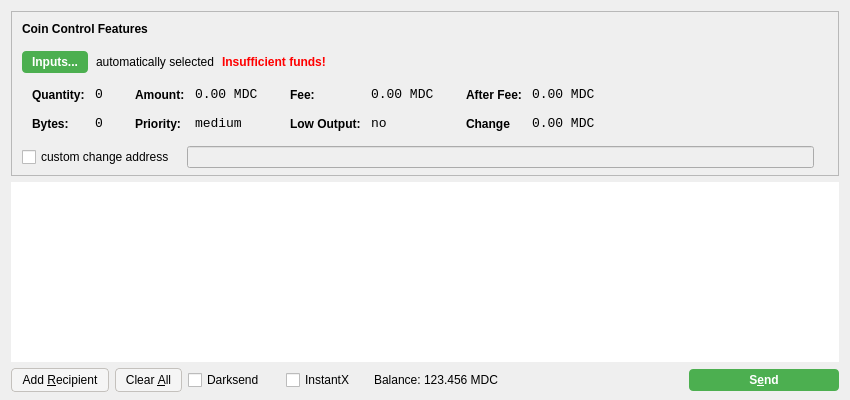
<?xml version="1.0" encoding="UTF-8"?>
<ui version="4.0">
 <class>SendCoinsDialog</class>
 <widget class="QDialog" name="SendCoinsDialog">
  <property name="geometry">
   <rect>
    <x>0</x>
    <y>0</y>
    <width>850</width>
    <height>400</height>
   </rect>
  </property>
  <property name="windowTitle">
   <string>Send Coins</string>
  </property>
  <layout class="QVBoxLayout" name="verticalLayout" stretch="0,1,0">
   <property name="bottomMargin">
    <number>8</number>
   </property>
   <item>
    <widget class="QFrame" name="frameCoinControl">
     <property name="sizePolicy">
      <sizepolicy hsizetype="Expanding" vsizetype="Expanding">
       <horstretch>0</horstretch>
       <verstretch>0</verstretch>
      </sizepolicy>
     </property>
     <property name="maximumSize">
      <size>
       <width>16777215</width>
       <height>16777215</height>
      </size>
     </property>
     <property name="frameShape">
      <enum>QFrame::StyledPanel</enum>
     </property>
     <property name="frameShadow">
      <enum>QFrame::Sunken</enum>
     </property>
     <layout class="QVBoxLayout" name="verticalLayoutCoinControl2">
      <property name="spacing">
       <number>6</number>
      </property>
      <property name="leftMargin">
       <number>0</number>
      </property>
      <property name="topMargin">
       <number>0</number>
      </property>
      <property name="rightMargin">
       <number>0</number>
      </property>
      <property name="bottomMargin">
       <number>6</number>
      </property>
      <item>
       <layout class="QVBoxLayout" name="verticalLayoutCoinControl" stretch="0,0,0,0,1">
        <property name="spacing">
         <number>0</number>
        </property>
        <property name="leftMargin">
         <number>10</number>
        </property>
        <property name="topMargin">
         <number>10</number>
        </property>
        <item>
         <layout class="QHBoxLayout" name="horizontalLayoutCoinControl1">
          <property name="bottomMargin">
           <number>15</number>
          </property>
          <item>
           <widget class="QLabel" name="labelCoinControlFeatures">
            <property name="sizePolicy">
             <sizepolicy hsizetype="Preferred" vsizetype="Maximum">
              <horstretch>0</horstretch>
              <verstretch>0</verstretch>
             </sizepolicy>
            </property>
            <property name="font">
             <font>
              <weight>75</weight>
              <bold>true</bold>
             </font>
            </property>
            <property name="styleSheet">
             <string notr="true">font-weight:bold;</string>
            </property>
            <property name="text">
             <string>Coin Control Features</string>
            </property>
           </widget>
          </item>
         </layout>
        </item>
        <item>
         <layout class="QHBoxLayout" name="horizontalLayoutCoinControl2" stretch="0,0,0,0">
          <property name="spacing">
           <number>8</number>
          </property>
          <property name="bottomMargin">
           <number>10</number>
          </property>
          <item>
           <widget class="QPushButton" name="pushButtonCoinControl">
            <property name="styleSheet">
             <string notr="true">background-color: rgb(76, 175, 80);
color: rgb(255, 255, 255);
border-radius: 4px;
border-color:  rgb(76, 175, 80);
font-weight: 600;
padding: 4px;
padding-left: 10px;
padding-right: 10px;</string>
            </property>
            <property name="text">
             <string>Inputs...</string>
            </property>
           </widget>
          </item>
          <item>
           <widget class="QLabel" name="labelCoinControlAutomaticallySelected">
            <property name="text">
             <string>automatically selected</string>
            </property>
            <property name="margin">
             <number>5</number>
            </property>
           </widget>
          </item>
          <item>
           <widget class="QLabel" name="labelCoinControlInsuffFunds">
            <property name="font">
             <font>
              <weight>75</weight>
              <bold>true</bold>
             </font>
            </property>
            <property name="styleSheet">
             <string notr="true">color:red;font-weight:bold;</string>
            </property>
            <property name="text">
             <string>Insufficient funds!</string>
            </property>
            <property name="margin">
             <number>5</number>
            </property>
           </widget>
          </item>
          <item>
           <spacer name="horizontalSpacerCoinControl">
            <property name="orientation">
             <enum>Qt::Horizontal</enum>
            </property>
            <property name="sizeHint" stdset="0">
             <size>
              <width>40</width>
              <height>1</height>
             </size>
            </property>
           </spacer>
          </item>
         </layout>
        </item>
        <item>
         <widget class="QWidget" name="widgetCoinControl" native="true">
          <property name="sizePolicy">
           <sizepolicy hsizetype="Preferred" vsizetype="Preferred">
            <horstretch>0</horstretch>
            <verstretch>0</verstretch>
           </sizepolicy>
          </property>
          <property name="minimumSize">
           <size>
            <width>0</width>
            <height>0</height>
           </size>
          </property>
          <property name="styleSheet">
           <string notr="true"/>
          </property>
          <layout class="QHBoxLayout" name="horizontalLayoutCoinControl5">
           <property name="leftMargin">
            <number>0</number>
           </property>
           <property name="topMargin">
            <number>0</number>
           </property>
           <property name="rightMargin">
            <number>0</number>
           </property>
           <property name="bottomMargin">
            <number>0</number>
           </property>
           <item>
            <layout class="QHBoxLayout" name="horizontalLayoutCoinControl3" stretch="0,0,0,1">
             <property name="spacing">
              <number>20</number>
             </property>
             <property name="topMargin">
              <number>0</number>
             </property>
             <property name="bottomMargin">
              <number>10</number>
             </property>
             <item>
              <layout class="QFormLayout" name="formLayoutCoinControl1">
               <property name="horizontalSpacing">
                <number>10</number>
               </property>
               <property name="verticalSpacing">
                <number>14</number>
               </property>
               <property name="leftMargin">
                <number>10</number>
               </property>
               <property name="topMargin">
                <number>4</number>
               </property>
               <property name="rightMargin">
                <number>6</number>
               </property>
               <item row="0" column="0">
                <widget class="QLabel" name="labelCoinControlQuantityText">
                 <property name="styleSheet">
                  <string notr="true">font-weight:bold;</string>
                 </property>
                 <property name="text">
                  <string>Quantity:</string>
                 </property>
                 <property name="margin">
                  <number>0</number>
                 </property>
                </widget>
               </item>
               <item row="0" column="1">
                <widget class="QLabel" name="labelCoinControlQuantity">
                 <property name="font">
                  <font>
                   <family>Monospace</family>
                   <pointsize>10</pointsize>
                  </font>
                 </property>
                 <property name="cursor">
                  <cursorShape>IBeamCursor</cursorShape>
                 </property>
                 <property name="contextMenuPolicy">
                  <enum>Qt::ActionsContextMenu</enum>
                 </property>
                 <property name="text">
                  <string>0</string>
                 </property>
                 <property name="margin">
                  <number>0</number>
                 </property>
                 <property name="textInteractionFlags">
                  <set>Qt::LinksAccessibleByMouse|Qt::TextSelectableByKeyboard|Qt::TextSelectableByMouse</set>
                 </property>
                </widget>
               </item>
               <item row="1" column="0">
                <widget class="QLabel" name="labelCoinControlBytesText">
                 <property name="styleSheet">
                  <string notr="true">font-weight:bold;</string>
                 </property>
                 <property name="text">
                  <string>Bytes:</string>
                 </property>
                </widget>
               </item>
               <item row="1" column="1">
                <widget class="QLabel" name="labelCoinControlBytes">
                 <property name="font">
                  <font>
                   <family>Monospace</family>
                   <pointsize>10</pointsize>
                  </font>
                 </property>
                 <property name="cursor">
                  <cursorShape>IBeamCursor</cursorShape>
                 </property>
                 <property name="contextMenuPolicy">
                  <enum>Qt::ActionsContextMenu</enum>
                 </property>
                 <property name="text">
                  <string>0</string>
                 </property>
                 <property name="textInteractionFlags">
                  <set>Qt::LinksAccessibleByMouse|Qt::TextSelectableByKeyboard|Qt::TextSelectableByMouse</set>
                 </property>
                </widget>
               </item>
              </layout>
             </item>
             <item>
              <layout class="QFormLayout" name="formLayoutCoinControl2">
               <property name="horizontalSpacing">
                <number>10</number>
               </property>
               <property name="verticalSpacing">
                <number>14</number>
               </property>
               <property name="leftMargin">
                <number>6</number>
               </property>
               <property name="topMargin">
                <number>4</number>
               </property>
               <property name="rightMargin">
                <number>6</number>
               </property>
               <item row="0" column="0">
                <widget class="QLabel" name="labelCoinControlAmountText">
                 <property name="styleSheet">
                  <string notr="true">font-weight:bold;</string>
                 </property>
                 <property name="text">
                  <string>Amount:</string>
                 </property>
                 <property name="margin">
                  <number>0</number>
                 </property>
                </widget>
               </item>
               <item row="0" column="1">
                <widget class="QLabel" name="labelCoinControlAmount">
                 <property name="font">
                  <font>
                   <family>Monospace</family>
                   <pointsize>10</pointsize>
                  </font>
                 </property>
                 <property name="cursor">
                  <cursorShape>IBeamCursor</cursorShape>
                 </property>
                 <property name="contextMenuPolicy">
                  <enum>Qt::ActionsContextMenu</enum>
                 </property>
                 <property name="text">
                  <string>0.00 MDC</string>
                 </property>
                 <property name="textInteractionFlags">
                  <set>Qt::LinksAccessibleByMouse|Qt::TextSelectableByKeyboard|Qt::TextSelectableByMouse</set>
                 </property>
                </widget>
               </item>
               <item row="1" column="0">
                <widget class="QLabel" name="labelCoinControlPriorityText">
                 <property name="styleSheet">
                  <string notr="true">font-weight:bold;</string>
                 </property>
                 <property name="text">
                  <string>Priority:</string>
                 </property>
                </widget>
               </item>
               <item row="1" column="1">
                <widget class="QLabel" name="labelCoinControlPriority">
                 <property name="font">
                  <font>
                   <family>Monospace</family>
                   <pointsize>10</pointsize>
                  </font>
                 </property>
                 <property name="cursor">
                  <cursorShape>IBeamCursor</cursorShape>
                 </property>
                 <property name="contextMenuPolicy">
                  <enum>Qt::ActionsContextMenu</enum>
                 </property>
                 <property name="text">
                  <string>medium</string>
                 </property>
                 <property name="textInteractionFlags">
                  <set>Qt::LinksAccessibleByMouse|Qt::TextSelectableByKeyboard|Qt::TextSelectableByMouse</set>
                 </property>
                </widget>
               </item>
              </layout>
             </item>
             <item>
              <layout class="QFormLayout" name="formLayoutCoinControl3">
               <property name="horizontalSpacing">
                <number>10</number>
               </property>
               <property name="verticalSpacing">
                <number>14</number>
               </property>
               <property name="leftMargin">
                <number>6</number>
               </property>
               <property name="topMargin">
                <number>4</number>
               </property>
               <property name="rightMargin">
                <number>6</number>
               </property>
               <item row="0" column="0">
                <widget class="QLabel" name="labelCoinControlFeeText">
                 <property name="styleSheet">
                  <string notr="true">font-weight:bold;</string>
                 </property>
                 <property name="text">
                  <string>Fee:</string>
                 </property>
                 <property name="margin">
                  <number>0</number>
                 </property>
                </widget>
               </item>
               <item row="0" column="1">
                <widget class="QLabel" name="labelCoinControlFee">
                 <property name="font">
                  <font>
                   <family>Monospace</family>
                   <pointsize>10</pointsize>
                  </font>
                 </property>
                 <property name="cursor">
                  <cursorShape>IBeamCursor</cursorShape>
                 </property>
                 <property name="contextMenuPolicy">
                  <enum>Qt::ActionsContextMenu</enum>
                 </property>
                 <property name="text">
                  <string>0.00 MDC</string>
                 </property>
                 <property name="textInteractionFlags">
                  <set>Qt::LinksAccessibleByMouse|Qt::TextSelectableByKeyboard|Qt::TextSelectableByMouse</set>
                 </property>
                </widget>
               </item>
               <item row="1" column="0">
                <widget class="QLabel" name="labelCoinControlLowOutputText">
                 <property name="styleSheet">
                  <string notr="true">font-weight:bold;</string>
                 </property>
                 <property name="text">
                  <string>Low Output:</string>
                 </property>
                </widget>
               </item>
               <item row="1" column="1">
                <widget class="QLabel" name="labelCoinControlLowOutput">
                 <property name="font">
                  <font>
                   <family>Monospace</family>
                   <pointsize>10</pointsize>
                  </font>
                 </property>
                 <property name="cursor">
                  <cursorShape>IBeamCursor</cursorShape>
                 </property>
                 <property name="contextMenuPolicy">
                  <enum>Qt::ActionsContextMenu</enum>
                 </property>
                 <property name="text">
                  <string>no</string>
                 </property>
                 <property name="textInteractionFlags">
                  <set>Qt::LinksAccessibleByMouse|Qt::TextSelectableByKeyboard|Qt::TextSelectableByMouse</set>
                 </property>
                </widget>
               </item>
              </layout>
             </item>
             <item>
              <layout class="QFormLayout" name="formLayoutCoinControl4">
               <property name="horizontalSpacing">
                <number>10</number>
               </property>
               <property name="verticalSpacing">
                <number>14</number>
               </property>
               <property name="leftMargin">
                <number>6</number>
               </property>
               <property name="topMargin">
                <number>4</number>
               </property>
               <property name="rightMargin">
                <number>6</number>
               </property>
               <item row="0" column="0">
                <widget class="QLabel" name="labelCoinControlAfterFeeText">
                 <property name="styleSheet">
                  <string notr="true">font-weight:bold;</string>
                 </property>
                 <property name="text">
                  <string>After Fee:</string>
                 </property>
                 <property name="margin">
                  <number>0</number>
                 </property>
                </widget>
               </item>
               <item row="0" column="1">
                <widget class="QLabel" name="labelCoinControlAfterFee">
                 <property name="font">
                  <font>
                   <family>Monospace</family>
                   <pointsize>10</pointsize>
                  </font>
                 </property>
                 <property name="cursor">
                  <cursorShape>IBeamCursor</cursorShape>
                 </property>
                 <property name="contextMenuPolicy">
                  <enum>Qt::ActionsContextMenu</enum>
                 </property>
                 <property name="text">
                  <string>0.00 MDC</string>
                 </property>
                 <property name="textInteractionFlags">
                  <set>Qt::LinksAccessibleByMouse|Qt::TextSelectableByKeyboard|Qt::TextSelectableByMouse</set>
                 </property>
                </widget>
               </item>
               <item row="1" column="0">
                <widget class="QLabel" name="labelCoinControlChangeText">
                 <property name="styleSheet">
                  <string notr="true">font-weight:bold;</string>
                 </property>
                 <property name="text">
                  <string>Change</string>
                 </property>
                </widget>
               </item>
               <item row="1" column="1">
                <widget class="QLabel" name="labelCoinControlChange">
                 <property name="font">
                  <font>
                   <family>Monospace</family>
                   <pointsize>10</pointsize>
                  </font>
                 </property>
                 <property name="cursor">
                  <cursorShape>IBeamCursor</cursorShape>
                 </property>
                 <property name="contextMenuPolicy">
                  <enum>Qt::ActionsContextMenu</enum>
                 </property>
                 <property name="text">
                  <string>0.00 MDC</string>
                 </property>
                 <property name="textInteractionFlags">
                  <set>Qt::LinksAccessibleByMouse|Qt::TextSelectableByKeyboard|Qt::TextSelectableByMouse</set>
                 </property>
                </widget>
               </item>
              </layout>
             </item>
            </layout>
           </item>
          </layout>
         </widget>
        </item>
        <item>
         <layout class="QHBoxLayout" name="horizontalLayoutCoinControl4" stretch="0,0,0">
          <property name="spacing">
           <number>12</number>
          </property>
          <property name="sizeConstraint">
           <enum>QLayout::SetDefaultConstraint</enum>
          </property>
          <property name="topMargin">
           <number>5</number>
          </property>
          <property name="rightMargin">
           <number>5</number>
          </property>
          <item>
           <widget class="QCheckBox" name="checkBoxCoinControlChange">
            <property name="text">
             <string>custom change address</string>
            </property>
           </widget>
          </item>
          <item>
           <widget class="QLineEdit" name="lineEditCoinControlChange">
            <property name="enabled">
             <bool>false</bool>
            </property>
            <property name="sizePolicy">
             <sizepolicy hsizetype="Expanding" vsizetype="Fixed">
              <horstretch>0</horstretch>
              <verstretch>0</verstretch>
             </sizepolicy>
            </property>
           </widget>
          </item>
          <item>
           <widget class="QLabel" name="labelCoinControlChangeLabel">
            <property name="sizePolicy">
             <sizepolicy hsizetype="Preferred" vsizetype="Expanding">
              <horstretch>0</horstretch>
              <verstretch>0</verstretch>
             </sizepolicy>
            </property>
            <property name="minimumSize">
             <size>
              <width>0</width>
              <height>0</height>
             </size>
            </property>
            <property name="text">
             <string/>
            </property>
            <property name="margin">
             <number>3</number>
            </property>
           </widget>
          </item>
         </layout>
        </item>
        <item>
         <spacer name="verticalSpacerCoinControl">
          <property name="orientation">
           <enum>Qt::Vertical</enum>
          </property>
          <property name="sizeHint" stdset="0">
           <size>
            <width>800</width>
            <height>1</height>
           </size>
          </property>
         </spacer>
        </item>
       </layout>
      </item>
     </layout>
    </widget>
   </item>
   <item>
    <widget class="QScrollArea" name="scrollArea">
     <property name="styleSheet">
      <string notr="true">border: 0;</string>
     </property>
     <property name="widgetResizable">
      <bool>true</bool>
     </property>
     <widget class="QWidget" name="scrollAreaWidgetContents">
      <property name="geometry">
       <rect>
        <x>0</x>
        <y>0</y>
        <width>832</width>
        <height>156</height>
       </rect>
      </property>
      <property name="styleSheet">
       <string notr="true">background-color: rgb(255, 255, 255);
border: 0;</string>
      </property>
      <layout class="QVBoxLayout" name="verticalLayout_2">
       <property name="leftMargin">
        <number>0</number>
       </property>
       <property name="topMargin">
        <number>0</number>
       </property>
       <property name="rightMargin">
        <number>0</number>
       </property>
       <property name="bottomMargin">
        <number>0</number>
       </property>
       <item>
        <layout class="QVBoxLayout" name="entries">
         <property name="spacing">
          <number>6</number>
         </property>
        </layout>
       </item>
       <item>
        <spacer name="verticalSpacer">
         <property name="orientation">
          <enum>Qt::Vertical</enum>
         </property>
         <property name="sizeHint" stdset="0">
          <size>
           <width>20</width>
           <height>40</height>
          </size>
         </property>
        </spacer>
       </item>
      </layout>
     </widget>
    </widget>
   </item>
   <item>
    <layout class="QHBoxLayout" name="horizontalLayout">
     <item>
      <widget class="QPushButton" name="addButton">
       <property name="toolTip">
        <string>Send to multiple recipients at once</string>
       </property>
       <property name="styleSheet">
        <string notr="true">background-color: rgb(245, 245, 245);
border-radius: 4px;
border: 1px solid #c4c1bd;
font-weight: 400;
padding: 4px;
padding-left: 10px;
padding-right: 10px;</string>
       </property>
       <property name="text">
        <string>Add &amp;Recipient</string>
       </property>
       <property name="autoDefault">
        <bool>false</bool>
       </property>
      </widget>
     </item>
     <item>
      <widget class="QPushButton" name="clearButton">
       <property name="sizePolicy">
        <sizepolicy hsizetype="Minimum" vsizetype="Fixed">
         <horstretch>0</horstretch>
         <verstretch>0</verstretch>
        </sizepolicy>
       </property>
       <property name="toolTip">
        <string>Remove all transaction fields</string>
       </property>
       <property name="styleSheet">
        <string notr="true">background-color: rgb(245, 245, 245);
border-radius: 4px;
border: 1px solid #c4c1bd;
font-weight: 400;
padding: 4px;
padding-left: 10px;
padding-right: 10px;</string>
       </property>
       <property name="text">
        <string>Clear &amp;All</string>
       </property>
       <property name="autoRepeatDelay">
        <number>300</number>
       </property>
       <property name="autoDefault">
        <bool>false</bool>
       </property>
      </widget>
     </item>
     <item>
      <layout class="QHBoxLayout" name="horizontalLayout_2">
       <property name="spacing">
        <number>3</number>
       </property>
       <item>
        <widget class="QCheckBox" name="checkUseDarksend">
         <property name="minimumSize">
          <size>
           <width>95</width>
           <height>0</height>
          </size>
         </property>
         <property name="visible">
          <bool>false</bool>
         </property>
         <property name="text">
          <string>Darksend</string>
         </property>
        </widget>
       </item>
       <item>
        <widget class="QCheckBox" name="checkInstantX">
         <property name="minimumSize">
          <size>
           <width>85</width>
           <height>0</height>
          </size>
         </property>
         <property name="visible">
          <bool>false</bool>
         </property>
         <property name="text">
          <string>InstantX</string>
         </property>
        </widget>
       </item>
       <item>
        <widget class="QLabel" name="label">
         <property name="sizePolicy">
          <sizepolicy hsizetype="Preferred" vsizetype="Fixed">
           <horstretch>0</horstretch>
           <verstretch>0</verstretch>
          </sizepolicy>
         </property>
         <property name="text">
          <string>Balance:</string>
         </property>
        </widget>
       </item>
       <item>
        <widget class="QLabel" name="labelBalance">
         <property name="sizePolicy">
          <sizepolicy hsizetype="Preferred" vsizetype="Fixed">
           <horstretch>0</horstretch>
           <verstretch>0</verstretch>
          </sizepolicy>
         </property>
         <property name="cursor">
          <cursorShape>IBeamCursor</cursorShape>
         </property>
         <property name="text">
          <string>123.456 MDC</string>
         </property>
         <property name="textInteractionFlags">
          <set>Qt::LinksAccessibleByMouse|Qt::TextSelectableByKeyboard|Qt::TextSelectableByMouse</set>
         </property>
        </widget>
       </item>
      </layout>
     </item>
     <item>
      <spacer name="horizontalSpacer">
       <property name="orientation">
        <enum>Qt::Horizontal</enum>
       </property>
       <property name="sizeHint" stdset="0">
        <size>
         <width>40</width>
         <height>20</height>
        </size>
       </property>
      </spacer>
     </item>
     <item>
      <widget class="QPushButton" name="sendButton">
       <property name="minimumSize">
        <size>
         <width>150</width>
         <height>0</height>
        </size>
       </property>
       <property name="toolTip">
        <string>Confirm the send action</string>
       </property>
       <property name="styleSheet">
        <string notr="true">background-color: rgb(76, 175, 80);
color: rgb(255, 255, 255);
border-radius: 4px;
border-color:  rgb(76, 175, 80);
font-weight: 600;
padding: 4px;
padding-left: 10px;
padding-right: 10px;</string>
       </property>
       <property name="text">
        <string>S&amp;end</string>
       </property>
       <property name="default">
        <bool>true</bool>
       </property>
      </widget>
     </item>
    </layout>
   </item>
  </layout>
 </widget>
 <resources/>
 <connections/>
</ui>
